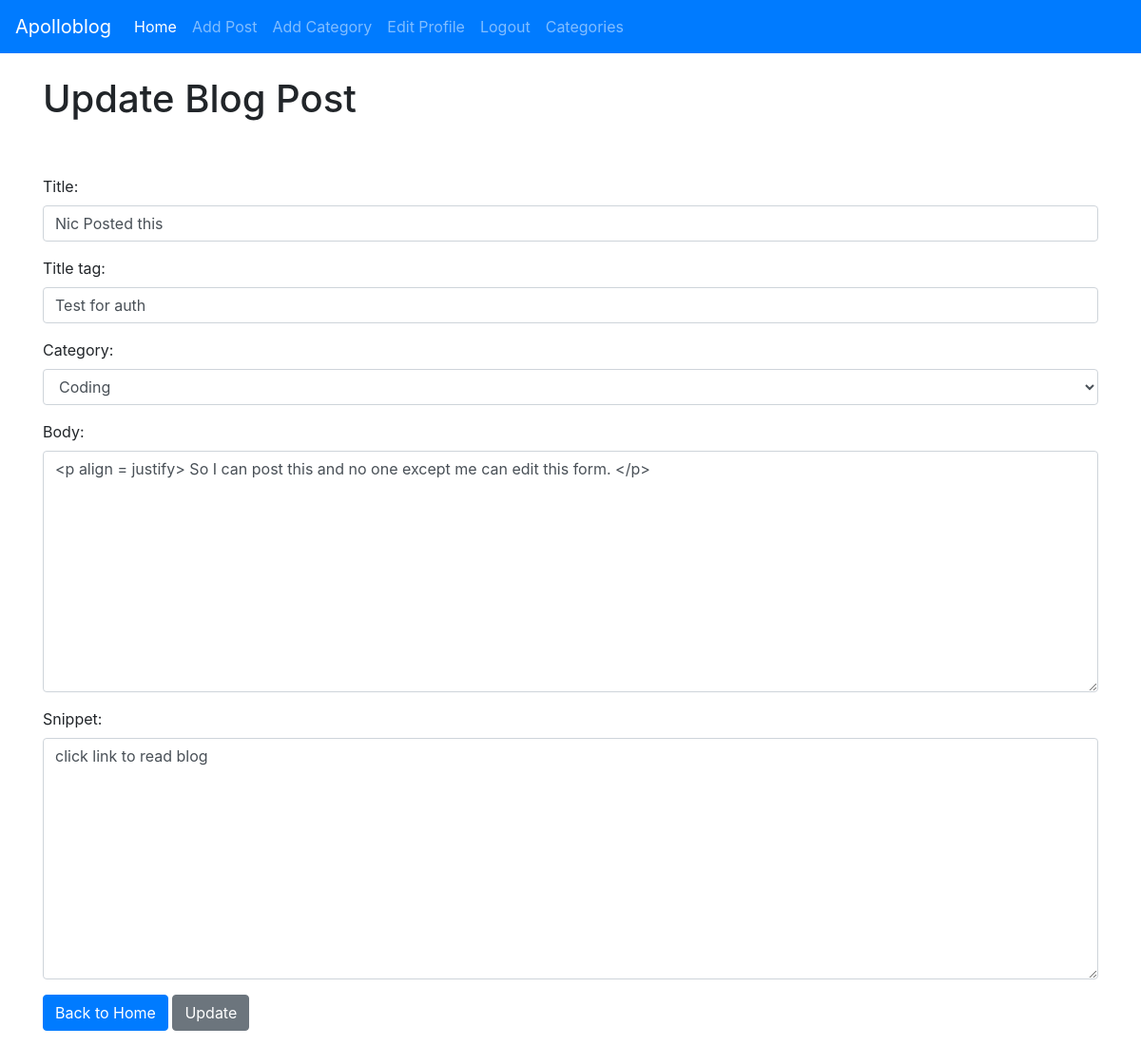
Screenshot of /article/edit/21 (signed in) with the database file from the repository.
### blogroot/models.py (models this page shows, shortened)
class Post(models.Model):
	title = models.CharField(max_length=255) #max char length
	title_tag = models.CharField(max_length=255)
	author = models.ForeignKey(User, null=True, on_delete=models.CASCADE)
	body = RichTextField(blank=True, null=True) #initialise ckeditor on body
	name = "Apollo Blog"
	post_date = models.DateField(auto_now_add = True)
	category = models.CharField(max_length=255, default='development')
	snippet = models.CharField(max_length=140)
	likes = models.ManyToManyField(User, related_name='blog_posts')

### blogroot/views.py (the view)
# urls.py: path('article/edit/<int:pk>', UpdatePostView.as_view(), name='update_post'),
class UpdatePostView(UpdateView):
	model = Post
	template_name = 'update_post.html'
	form_class = PostForm

### blogroot/forms.py (shortened to what this page needs)
class PostForm(forms.ModelForm):
		class Meta:
			model = Post
			fields = ('title', 'title_tag', 'author', 'category', 'body','snippet')
			widgets = {
				'title': forms.TextInput(attrs={'class': 'form-control'}),
				'title_tag': forms.TextInput(attrs={'class': 'form-control'}),
				'author': forms.TextInput(attrs={'class': 'form-control','value':'','id':'author_box','readonly' : True, 'type': 'hidden'}),
				'category': forms.Select(choices = cat_choice, attrs={'class': 'form-control'}),
				'body': forms.Textarea(attrs={'class': 'form-control'}),
				'snippet':forms.Textarea(attrs={'class': 'form-control','placeholder':'blog preview, max 140 characters.'}),
			}

### blogroot/templates/update_post.html (shortened to what this page needs)
{% extends 'base.html' %}
{% block content %}
{% if user.is_authenticated %}
<h1>Update Blog Post</h1>
<br /><br />
<div class="form-group">
	<form method="POST">
		{{ form.as_p }}
		<a href="{% url 'home' %}" class="btn btn-primary"> Back to Home </a>
		<button class="btn btn-secondary"> Update </button>
</div>
	{% else %}
		You are not allowed here! (and you know it...)<br/>
		<a href="{% url 'home' %}" class="btn btn-primary"> Back to Home </a>
{% endif %}
{% endblock %}

### rows the page displays
Post: title "Nic Posted this", title_tag "Test for auth", category "Coding", body "<p align = justify> So I can post this and no one except me can edit this form. </p>", snippet "click link to read blog"
